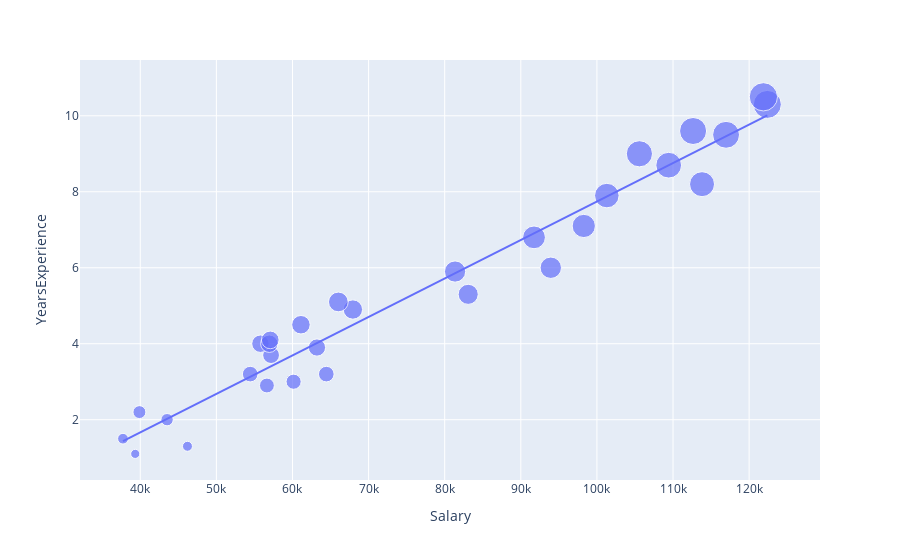

Notebook cell for this chart:
### Code cell
figure.show()

### Figure 1 — Plotly figure (JSON) as saved in the notebook; plotly's stock layout.template omitted (floating-point values rounded to 4 significant figures)
{"data": [{"hovertemplate": "Salary=%{x}<br>YearsExperience=%{marker.size}<extra></extra>", "legendgroup": "", "marker": {"color": "#636efa", "size": [1.1, 1.3, 1.5, 2, 2.2, 2.9, 3, 3.2, 3.2, 3.7, 3.9, 4, 4, 4.1, 4.5, 4.9, 5.1, 5.3, 5.9, 6, 6.8, 7.1, 7.9, 8.2, 8.7, 9, 9.5, 9.6, 10.3, 10.5], "sizemode": "area", "sizeref": 0.02625, "symbol": "circle"}, "mode": "markers", "name": "", "orientation": "v", "showlegend": false, "type": "scatter", "x": [39343, 46205, 37731, 43525, 39891, 56642, 60150, 54445, 64445, 57189, 63218, 55794, 56957, 57081, 61111, 67938, 66029, 83088, 81363, 93940, 91738, 98273, 101302, 113812, 109431, 105582, 116969, 112635, 122391, 121872], "xaxis": "x", "y": [1.1, 1.3, 1.5, 2, 2.2, 2.9, 3, 3.2, 3.2, 3.7, 3.9, 4, 4, 4.1, 4.5, 4.9, 5.1, 5.3, 5.9, 6, 6.8, 7.1, 7.9, 8.2, 8.7, 9, 9.5, 9.6, 10.3, 10.5], "yaxis": "y"}, {"hovertemplate": "<b>OLS trendline</b><br>YearsExperience = 0.000101266 * Salary + -2.38316<br>R<sup>2</sup>=0.956957<br><br>Salary=%{x}<br>YearsExperience=%{y} <b>(trend)</b><extra></extra>", "legendgroup": "", "marker": {"color": "#636efa", "symbol": "circle"}, "mode": "lines", "name": "", "showlegend": false, "type": "scatter", "x": [37731, 39343, 39891, 43525, 46205, 54445, 55794, 56642, 56957, 57081, 57189, 60150, 61111, 63218, 64445, 66029, 67938, 81363, 83088, 91738, 93940, 98273, 101302, 105582, 109431, 112635, 113812, 116969, 121872, 122391], "xaxis": "x", "y": [1.438, 1.601, 1.656, 2.024, 2.296, 3.13, 3.267, 3.353, 3.385, 3.397, 3.408, 3.708, 3.805, 4.019, 4.143, 4.303, 4.497, 5.856, 6.031, 6.907, 7.13, 7.569, 7.875, 8.309, 8.698, 9.023, 9.142, 9.462, 9.958, 10.01], "yaxis": "y"}], "layout": {"legend": {"itemsizing": "constant", "tracegroupgap": 0}, "margin": {"t": 60}, "xaxis": {"anchor": "y", "domain": [0, 1], "title": {"text": "Salary"}}, "yaxis": {"anchor": "x", "domain": [0, 1], "title": {"text": "YearsExperience"}}}}
